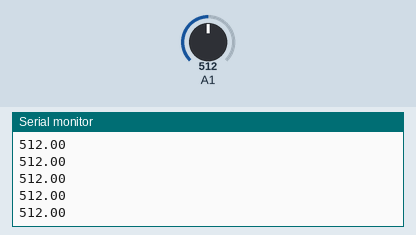
This sketch was run on a simulated Arduino Uno, built with avr-gcc and run on an emulated ATmega328P. Parts: the last lines printed to the serial monitor. Inputs (shaded band) come from the test bench; at power-on: A1 = 512.

Above: at 1.2 s.
1.3 s: A1 set to 716
At 1.9 s:
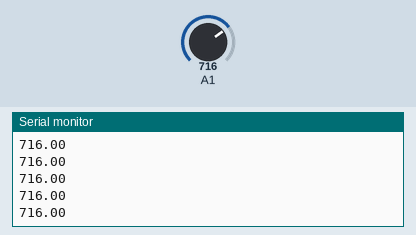
2.8 s: A1 set to 900
At 3.5 s:
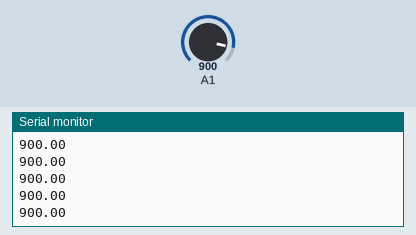
Timing chart, 0 to 5.8 s (numbered marks = the images above; inputs shaded):
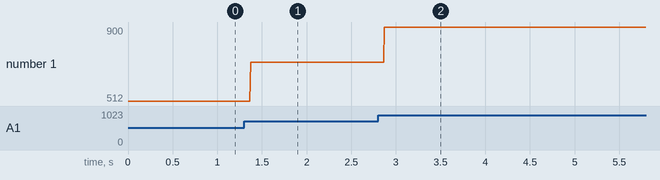

The sketch:

sketch_aug23a.ino
```cpp
float sinalAnalog;
float sinalDigital;

void setup() {
  Serial.begin(9600);
}

void loop() {
  sinalAnalog  =analogRead(A1);
  Serial.println(sinalAnalog);
}
```

Measured:
- after the input at 1.3 s, the serial monitor: prints a new line after 0.07 s (image 1)
- after the input at 2.8 s, the serial monitor: prints a new line after 0.07 s (image 2)
- plotted number 1: 512 → 716 after the input at 1.3 s, 716 → 900 after the input at 2.8 s
